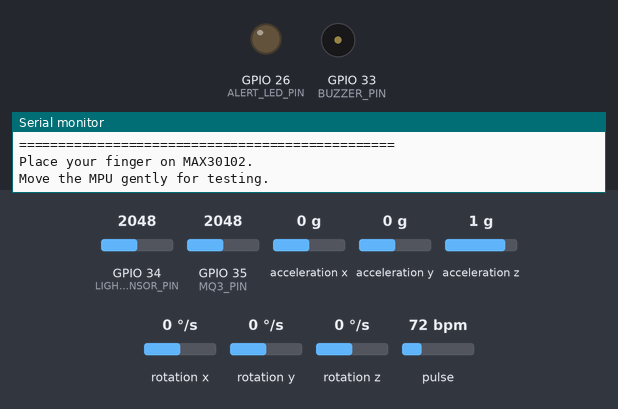
This sketch was run on a simulated ESP32. Parts: output pins drawn as LEDs (lit = HIGH), buzzer (waves = sounding), the last lines printed to the serial monitor. Wiring (inferred from the names in the program): MPU-9250 motion sensor at I2C address 0x68. The test bench sets the inputs (shaded band); at power-on: rotation x 0 °/s, GPIO 34 (LIGHT_SENSOR_PIN) = 2048, GPIO 35 (MQ3_PIN) = 2048, acceleration x 0 g, acceleration y 0 g, acceleration z 1 g, rotation y 0 °/s, rotation z 0 °/s, pulse 72 bpm (analog values on the 0–4095 scale).

Above: at 2.8 s.
2.9 s: rotation x set to -94 °/s
5.9 s: rotation x set to -104 °/s
At 10.31 s:
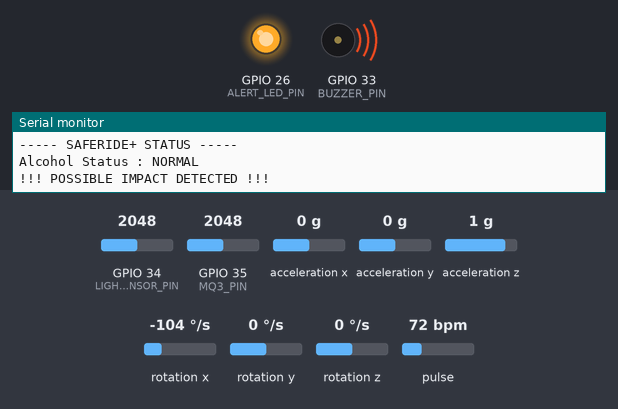
Timing chart, 0 to 16.4 s (numbered marks = the images above; inputs shaded):
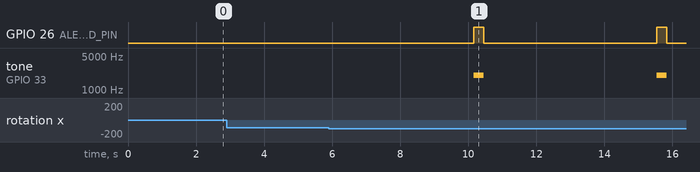

Measured:
- the behaviour switches between -99 and -100 °/s on rotation x (found by bisection; images 0 and 1)
- after the input at 5.9 s, GPIO 26 (ALERT_LED_PIN): alternates HIGH for 0.30 s and LOW for 5.1 s, starting after 4.3 s; tone on GPIO 33 (BUZZER_PIN): alternates 2000 Hz for 0.30 s and silent for 5.1 s, starting after 4.3 s

The sketch:

esp32_sensor.ino
```cpp
/*
   ============================================================
              SafeRide+ - Complete ESP32 Sensor Code
   ============================================================

   Hardware:
   - ESP32 DevKit
   - MAX30102
   - MPU6500
   - Analog Light Sensor
   - Buzzer
   - Alert LED

   Functions:
   1. Heart Rate
   2. SpO2
   3. Acceleration
   4. Gyroscope
   5. Impact detection
   6. Light level detection
   7. Local warning through buzzer + LED

   I2C:
   SDA = GPIO 21
   SCL = GPIO 22

   NOTE:
   The motion sensor is MPU6500.
   WHO_AM_I should return 0x70.
*/

// ============================================================
// LIBRARIES
// ============================================================

#include <Wire.h>
#include "MAX30105.h"
#include "heartRate.h"

// ============================================================
// PIN DEFINITIONS
// ============================================================

#define SDA_PIN             21
#define SCL_PIN             22

#define LIGHT_SENSOR_PIN    34

#define BUZZER_PIN          33
#define ALERT_LED_PIN       26
#define MQ3_PIN             35

// ============================================================
// MAX30102
// ============================================================

MAX30105 particleSensor;

const byte RATE_SIZE = 4;
byte rates[RATE_SIZE];

byte rateSpot = 0;

long lastBeat = 0;

float beatsPerMinute = 0;
int beatAvg = 0;

// ============================================================
// MPU6500
// ============================================================

#define MPU6500_ADDR        0x68

#define WHO_AM_I_REG        0x75
#define PWR_MGMT_1          0x6B

#define ACCEL_CONFIG        0x1C
#define GYRO_CONFIG         0x1B

#define ACCEL_XOUT_H        0x3B

// MPU6500 sensitivity
// ±2g = 16384 LSB/g
// ±250 deg/s = 131 LSB/(deg/s)

const float ACCEL_SCALE = 16384.0;
const float GYRO_SCALE  = 131.0;

// ============================================================
// IMPACT DETECTION
// ============================================================

// Initial prototype threshold.
// DO NOT consider this a final scientifically validated
// crash threshold.

const float IMPACT_G_THRESHOLD = 2.0;
const float GYRO_THRESHOLD = 100.0;

// ============================================================
// LIGHT LEVEL THRESHOLDS
// ============================================================

// These are prototype thresholds.
// Calibrate them using your actual sensor.

const int LOW_LIGHT_THRESHOLD = 1000;
const int BRIGHT_LIGHT_THRESHOLD = 2800;

// ============================================================
// SENSOR DATA VARIABLES
// ============================================================

float accelX = 0;
float accelY = 0;
float accelZ = 0;

float gyroX = 0;
float gyroY = 0;
float gyroZ = 0;

float totalAcceleration = 0;
float totalGyro = 0;

int lightRaw = 0;
float lightVoltage = 0;

String lightLevel = "UNKNOWN";

bool impactDetected = false;

// ============================================================
// 5-SECOND DATA COLLECTION
// ============================================================

const unsigned long SAMPLE_WINDOW = 5000;
unsigned long windowStartTime = 0;

// Counters
unsigned long sampleCount = 0;

// MAX30102
float sumHeartRate = 0;
unsigned long validHeartSamples = 0;

// MQ-3 Alcohol Sensor
int mq3Raw = 0;
float mq3Voltage = 0;

float sumMQ3Raw = 0;
float sumMQ3Voltage = 0;


bool alcoholDetected = false;

// Adjust this after testing your actual MQ-3
const int MQ3_THRESHOLD = 1800;

// MPU6500
float sumAccelX = 0;
float sumAccelY = 0;
float sumAccelZ = 0;
float sumTotalAcceleration = 0;

float sumGyroX = 0;
float sumGyroY = 0;
float sumGyroZ = 0;
float sumTotalGyro = 0;

// Light sensor
float sumLightRaw = 0;
float sumLightVoltage = 0;

// Impact
bool impactInWindow = false;

// ============================================================
// MPU6500 WRITE
// ============================================================

void writeMPU6500(byte reg, byte data)
{
  Wire.beginTransmission(MPU6500_ADDR);
  Wire.write(reg);
  Wire.write(data);
  Wire.endTransmission();
}

// ============================================================
// MPU6500 READ
// ============================================================

byte readMPU6500(byte reg)
{
  Wire.beginTransmission(MPU6500_ADDR);
  Wire.write(reg);
  Wire.endTransmission(false);

  Wire.requestFrom(MPU6500_ADDR, (uint8_t)1);

  if (Wire.available())
  {
    return Wire.read();
  }

  return 0xFF;
}

// ============================================================
// READ MPU6500 ACCEL + GYRO
// ============================================================

void readMPU6500()
{
  Wire.beginTransmission(MPU6500_ADDR);
  Wire.write(ACCEL_XOUT_H);
  Wire.endTransmission(false);

  Wire.requestFrom(MPU6500_ADDR, (uint8_t)14);

  if (Wire.available() < 14)
  {
    return;
  }

  int16_t rawAX = (Wire.read() << 8) | Wire.read();
  int16_t rawAY = (Wire.read() << 8) | Wire.read();
  int16_t rawAZ = (Wire.read() << 8) | Wire.read();

  // Temperature registers
  Wire.read();
  Wire.read();

  int16_t rawGX = (Wire.read() << 8) | Wire.read();
  int16_t rawGY = (Wire.read() << 8) | Wire.read();
  int16_t rawGZ = (Wire.read() << 8) | Wire.read();

  // Convert acceleration to g
  accelX = rawAX / ACCEL_SCALE;
  accelY = rawAY / ACCEL_SCALE;
  accelZ = rawAZ / ACCEL_SCALE;

  // Convert gyro to degrees/second
  gyroX = rawGX / GYRO_SCALE;
  gyroY = rawGY / GYRO_SCALE;
  gyroZ = rawGZ / GYRO_SCALE;

  // Total acceleration magnitude
  totalAcceleration = sqrt(
    accelX * accelX +
    accelY * accelY +
    accelZ * accelZ
  );

  // Total gyro magnitude
  totalGyro = sqrt(
    gyroX * gyroX +
    gyroY * gyroY +
    gyroZ * gyroZ
  );

  // ----------------------------------------------------------
  // IMPACT DETECTION
  // ----------------------------------------------------------

  if (
    totalAcceleration >= IMPACT_G_THRESHOLD ||
    totalGyro >= GYRO_THRESHOLD
  )
  {
    impactDetected = true;
  }
  else
  {
    impactDetected = false;
  }
}

// ============================================================
// READ LIGHT SENSOR
// ============================================================

void readLightSensor()
{
  lightRaw = analogRead(LIGHT_SENSOR_PIN);

  lightVoltage = (lightRaw / 4095.0) * 3.3;

  if (lightRaw < LOW_LIGHT_THRESHOLD)
  {
    lightLevel = "LOW LIGHT";
  }
  else if (lightRaw < BRIGHT_LIGHT_THRESHOLD)
  {
    lightLevel = "NORMAL LIGHT";
  }
  else
  {
    lightLevel = "BRIGHT LIGHT";
  }
}

// ============================================================
// ALERT FUNCTION
// ============================================================

void triggerAlert()
{
  digitalWrite(ALERT_LED_PIN, HIGH);

  tone(BUZZER_PIN, 2000);

  delay(300);

  noTone(BUZZER_PIN);

  digitalWrite(ALERT_LED_PIN, LOW);
}

// ============================================================
// PRINT MPU DATA
// ============================================================

void printMPUData()
{
  Serial.println();
  Serial.println("----- MOTION DATA -----");

  Serial.print("Accel X : ");
  Serial.print(accelX, 2);
  Serial.println(" g");

  Serial.print("Accel Y : ");
  Serial.print(accelY, 2);
  Serial.println(" g");

  Serial.print("Accel Z : ");
  Serial.print(accelZ, 2);
  Serial.println(" g");

  Serial.print("Total Acceleration : ");
  Serial.print(totalAcceleration, 2);
  Serial.println(" g");

  Serial.print("Gyro X : ");
  Serial.print(gyroX, 2);
  Serial.println(" deg/s");

  Serial.print("Gyro Y : ");
  Serial.print(gyroY, 2);
  Serial.println(" deg/s");

  Serial.print("Gyro Z : ");
  Serial.print(gyroZ, 2);
  Serial.println(" deg/s");

  Serial.print("Total Gyro : ");
  Serial.print(totalGyro, 2);
  Serial.println(" deg/s");

  Serial.print("Impact : ");

  if (impactDetected)
  {
    Serial.println("YES");
  }
  else
  {
    Serial.println("NO");
  }
}

// ============================================================
// PRINT LIGHT DATA
// ============================================================

void printLightData()
{
  Serial.println();
  Serial.println("----- LIGHT DATA -----");

  Serial.print("Raw ADC : ");
  Serial.println(lightRaw);

  Serial.print("Voltage : ");
  Serial.print(lightVoltage, 2);
  Serial.println(" V");

  Serial.print("Light Level : ");
  Serial.println(lightLevel);
}

// ============================================================
// SETUP
// ============================================================

void setup()
{
  Serial.begin(115200);

  delay(1500);

  Serial.println();
  Serial.println("================================================");
  Serial.println("             SAFERIDE+ ESP32 SYSTEM");
  Serial.println("================================================");

  // ----------------------------------------------------------
  // GPIO
  // ----------------------------------------------------------

  pinMode(LIGHT_SENSOR_PIN, INPUT);
  pinMode(MQ3_PIN, INPUT);

  pinMode(BUZZER_PIN, OUTPUT);
  pinMode(ALERT_LED_PIN, OUTPUT);

  digitalWrite(BUZZER_PIN, LOW);
  digitalWrite(ALERT_LED_PIN, LOW);

  analogReadResolution(12);

  // ----------------------------------------------------------
  // I2C
  // ----------------------------------------------------------

  Wire.begin(SDA_PIN, SCL_PIN);

  Serial.println();
  Serial.println("I2C started.");

  // ==========================================================
  // MPU6500 INITIALIZATION
  // ==========================================================

  Serial.println();
  Serial.println("Checking MPU6500...");

  byte whoAmI = readMPU6500(WHO_AM_I_REG);

  Serial.print("MPU WHO_AM_I = 0x");

  if (whoAmI < 16)
    Serial.print("0");

  Serial.println(whoAmI, HEX);

  if (whoAmI == 0x70)
  {
    Serial.println("MPU6500 DETECTED.");
  }
  else
  {
    Serial.println("WARNING: MPU6500 not detected.");
    Serial.println("Check SDA, SCL, VCC, GND and address.");
  }

  // Wake MPU6500
  writeMPU6500(PWR_MGMT_1, 0x00);

  delay(100);

  // Accelerometer ±2g
  writeMPU6500(ACCEL_CONFIG, 0x00);

  // Gyroscope ±250 deg/s
  writeMPU6500(GYRO_CONFIG, 0x00);

  Serial.println("MPU6500 configured.");

  // ==========================================================
  // MAX30102 INITIALIZATION
  // ==========================================================

  Serial.println();
  Serial.println("Checking MAX30102...");

  if (!particleSensor.begin(Wire, I2C_SPEED_FAST))
  {
    Serial.println("MAX30102 NOT DETECTED.");

    Serial.println();
    Serial.println("Check:");
    Serial.println("VCC -> 3.3V");
    Serial.println("GND -> GND");
    Serial.println("SDA -> GPIO21");
    Serial.println("SCL -> GPIO22");

    while (1)
    {
      digitalWrite(ALERT_LED_PIN, !digitalRead(ALERT_LED_PIN));
      delay(500);
    }
  }

  Serial.println("MAX30102 detected.");

  // ----------------------------------------------------------
  // MAX30102 SETTINGS
  // ----------------------------------------------------------

  byte ledBrightness = 60;
  byte sampleAverage = 4;
  byte ledMode = 2;       // Red + IR
  int sampleRate = 100;
  int pulseWidth = 411;
  int adcRange = 4096;

  particleSensor.setup(
    ledBrightness,
    sampleAverage,
    ledMode,
    sampleRate,
    pulseWidth,
    adcRange
  );

  particleSensor.setPulseAmplitudeRed(0x3F);
  particleSensor.setPulseAmplitudeIR(0x3F);

  Serial.println("MAX30102 configured.");

  // ==========================================================
  // READY
  // ==========================================================

  Serial.println();
  Serial.println("================================================");
  Serial.println("             SAFERIDE+ READY");
  Serial.println("================================================");

  Serial.println();
  Serial.println("Place your finger on MAX30102.");
  Serial.println("Move the MPU gently for testing.");
  Serial.println();
}

// ============================================================
// LOOP - COLLECT DATA FOR 5 SECONDS THEN DISPLAY RESULT
// ============================================================

void loop()
{
  // ==========================================================
  // MAX30102
  // ==========================================================

  long irValue = particleSensor.getIR();

  if (irValue > 50000)
  {
    if (checkForBeat(irValue))
    {
      long delta = millis() - lastBeat;

      if (delta > 0)
      {
        lastBeat = millis();

        beatsPerMinute = 60.0 / (delta / 1000.0);

        if (beatsPerMinute > 20 && beatsPerMinute < 255)
        {
          rates[rateSpot++] = (byte)beatsPerMinute;

          rateSpot %= RATE_SIZE;

          beatAvg = 0;

          for (byte x = 0; x < RATE_SIZE; x++)
          {
            beatAvg += rates[x];
          }

          beatAvg /= RATE_SIZE;
        }
      }
    }
  }
  else
  {
    beatsPerMinute = 0;
  }

  // ==========================================================
  // MPU6500
  // ==========================================================

  readMPU6500();

  // ==========================================================
  // LIGHT SENSOR
  // ==========================================================

  readLightSensor();
  // ==========================================================
// MQ-3 ALCOHOL SENSOR
// ==========================================================

mq3Raw = analogRead(MQ3_PIN);

mq3Voltage = (mq3Raw / 4095.0) * 3.3;

  // ==========================================================
  // COLLECT DATA
  // ==========================================================

  sampleCount++;

  // Heart Rate
  if (beatAvg > 0)
  {
    sumHeartRate += beatAvg;
    validHeartSamples++;
  }

  // MPU6500
  sumAccelX += accelX;
  sumAccelY += accelY;
  sumAccelZ += accelZ;
  sumTotalAcceleration += totalAcceleration;

  sumGyroX += gyroX;
  sumGyroY += gyroY;
  sumGyroZ += gyroZ;
  sumTotalGyro += totalGyro;

  // Light
  sumLightRaw += lightRaw;
  sumLightVoltage += lightVoltage;

  // Impact
  if (impactDetected)
  {
    impactInWindow = true;
  }

  // ==========================================================
  // CHECK IF 5 SECONDS ARE COMPLETE
  // ==========================================================

  if (millis() - windowStartTime >= SAMPLE_WINDOW)
  {
    // ========================================================
    // CALCULATE 5-SECOND AVERAGES
    // ========================================================

    float avgHeartRate = 0;

    if (validHeartSamples > 0)
    {
      avgHeartRate = sumHeartRate / validHeartSamples;
    }

    float avgAccelX = sumAccelX / sampleCount;
    float avgAccelY = sumAccelY / sampleCount;
    float avgAccelZ = sumAccelZ / sampleCount;
    float avgTotalAcceleration = sumTotalAcceleration / sampleCount;

    float avgGyroX = sumGyroX / sampleCount;
    float avgGyroY = sumGyroY / sampleCount;
    float avgGyroZ = sumGyroZ / sampleCount;
    float avgTotalGyro = sumTotalGyro / sampleCount;

    float avgLightRaw = sumLightRaw / sampleCount;
    float avgLightVoltage = sumLightVoltage / sampleCount;
    float avgMQ3Raw = sumMQ3Raw / sampleCount;
float avgMQ3Voltage = sumMQ3Voltage / sampleCount;

    // ========================================================
    // DETERMINE LIGHT LEVEL
    // ========================================================

    String avgLightLevel;

    if (avgLightRaw < LOW_LIGHT_THRESHOLD)
    {
      avgLightLevel = "LOW LIGHT";
    }
    else if (avgLightRaw < BRIGHT_LIGHT_THRESHOLD)
    {
      avgLightLevel = "NORMAL LIGHT";
    }
    else
    {
      avgLightLevel = "BRIGHT LIGHT";
    }
    if (avgMQ3Raw >= MQ3_THRESHOLD)
{
  alcoholDetected = true;
}
else
{
  alcoholDetected = false;
}
    // ========================================================
    // FINAL 5-SECOND OUTPUT
    // ========================================================

    Serial.println();
    Serial.println();
    Serial.println("================================================");
    Serial.println("       SAFERIDE+ - 5 SECOND ANALYSIS");
    Serial.println("================================================");

    Serial.print("Samples Collected : ");
    Serial.println(sampleCount);

    // --------------------------------------------------------
    // HEALTH DATA
    // --------------------------------------------------------

    Serial.println();
    Serial.println("----- HEALTH DATA -----");

    if (avgHeartRate > 0)
    {
      Serial.print("Average Heart Rate : ");
      Serial.print(avgHeartRate, 1);
      Serial.println(" BPM");
    }
    else
    {
      Serial.println("Average Heart Rate : No valid reading");
    }

    // --------------------------------------------------------
    // MOTION DATA
    // --------------------------------------------------------

    Serial.println();
    Serial.println("----- MOTION DATA -----");

    Serial.print("Average Accel X : ");
    Serial.print(avgAccelX, 2);
    Serial.println(" g");

    Serial.print("Average Accel Y : ");
    Serial.print(avgAccelY, 2);
    Serial.println(" g");

    Serial.print("Average Accel Z : ");
    Serial.print(avgAccelZ, 2);
    Serial.println(" g");

    Serial.print("Average Total Acceleration : ");
    Serial.print(avgTotalAcceleration, 2);
    Serial.println(" g");

    Serial.print("Average Gyro X : ");
    Serial.print(avgGyroX, 2);
    Serial.println(" deg/s");

    Serial.print("Average Gyro Y : ");
    Serial.print(avgGyroY, 2);
    Serial.println(" deg/s");

    Serial.print("Average Gyro Z : ");
    Serial.print(avgGyroZ, 2);
    Serial.println(" deg/s");

    Serial.print("Average Total Gyro : ");
    Serial.print(avgTotalGyro, 2);
    Serial.println(" deg/s");

    // --------------------------------------------------------
    // IMPACT
    // --------------------------------------------------------

    Serial.print("Impact During 5 Seconds : ");

    if (impactInWindow)
    {
      Serial.println("YES");
    }
    else
    {
      Serial.println("NO");
    }

    // --------------------------------------------------------
    // LIGHT DATA
    // --------------------------------------------------------

    Serial.println();
    Serial.println("----- LIGHT DATA -----");

    Serial.print("Average Light ADC : ");
    Serial.println(avgLightRaw, 0);

    Serial.print("Average Light Voltage : ");
    Serial.print(avgLightVoltage, 2);
    Serial.println(" V");

    Serial.print("Light Level : ");
    Serial.println(avgLightLevel);
    // --------------------------------------------------------
// ALCOHOL DATA
// --------------------------------------------------------

Serial.println();
Serial.println("----- ALCOHOL SENSOR DATA -----");

Serial.print("MQ-3 Average ADC : ");
Serial.println(avgMQ3Raw, 0);

Serial.print("MQ-3 Average Voltage : ");
Serial.print(avgMQ3Voltage, 2);
Serial.println(" V");

Serial.print("Alcohol Detection : ");

if (alcoholDetected)
{
  Serial.println("ALCOHOL DETECTED");
}
else
{
  Serial.println("NO ALCOHOL DETECTED");
}

    // --------------------------------------------------------
    // SYSTEM STATUS
    // --------------------------------------------------------

    Serial.println();
    Serial.println("----- SAFERIDE+ STATUS -----");
    if (alcoholDetected)
{
  Serial.println("!!! ALCOHOL DETECTED - RIDER NOT SAFE !!!");
}
else
{
  Serial.println("Alcohol Status : NORMAL");
}

    if (impactInWindow)
    {
      Serial.println("!!! POSSIBLE IMPACT DETECTED !!!");

      // Trigger alert ONCE after the 5-second analysis
      triggerAlert();
    }
    else
    {
      Serial.println("Motion Status : NORMAL");
    }

    if (avgLightLevel == "BRIGHT LIGHT")
    {
      Serial.println("Visor Mode : ANTI-GLARE");
    }
    else if (avgLightLevel == "LOW LIGHT")
    {
      Serial.println("Visor Mode : CLEAR / LOW LIGHT");
    }
    else
    {
      Serial.println("Visor Mode : NORMAL");
    }

    Serial.println("================================================");
    Serial.println("       5 SECOND ANALYSIS COMPLETE");
    Serial.println("================================================");

    // ========================================================
    // RESET FOR NEXT 5-SECOND WINDOW
    // ========================================================

    sampleCount = 0;

    sumHeartRate = 0;
    validHeartSamples = 0;

    sumAccelX = 0;
    sumAccelY = 0;
    sumAccelZ = 0;
    sumTotalAcceleration = 0;

    sumGyroX = 0;
    sumGyroY = 0;
    sumGyroZ = 0;
    sumTotalGyro = 0;

    sumLightRaw = 0;
    sumLightVoltage = 0;

    impactInWindow = false;

    // Start new 5-second window
    windowStartTime = millis();

    Serial.println();
    Serial.println("Collecting next 5 seconds...");
  }

  // Small delay to prevent excessive serial/sensor polling
  delay(20);
}
```
